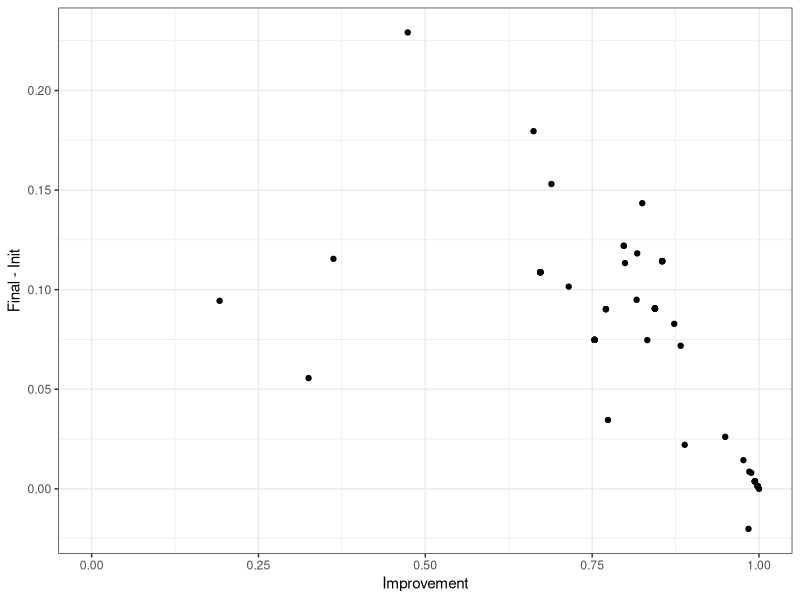

The R source for this figure:
## ---- chunk 1
library(knitr)
opts_chunk$set(
  fig.pos = "!h", out.extra = "", warning = F, message = F,
  fig.align = "center", echo = F
)
libs <- c("here", "dplyr", "ggplot2", "tidyr", "stringr", "readr", "cowplot",
          "mclust", "RColorBrewer", "purrr", "Dune", "pracma", "purrr",
          "DailyHRB", "patchwork")
suppressMessages(
  suppressWarnings(sapply(libs, require, character.only = TRUE))
)
rm(libs)
## ---- chunk 2
dfs <- list(
  read.csv(here("Simulations", "Data", "Sizes.csv")) %>%
    select(-X, -Name),
  read.csv(here("Simulations", "Data", "Param.csv")) %>%
  select(-X, -Name),
  read.csv(here("Simulations", "Data", "Ns.csv")) %>%
  select(-X, -Name)
)
dfs <- lapply(dfs, function(df) {
  df <- df %>%
    select(-n_clus) %>%
    filter(level %in% c(0, 100)) %>%
    mutate(level = if_else(level == 0, "Init", "Final")) %>%
    pivot_wider(names_from = "level", values_from  = "Value") %>%
    select(Init, Final)
}) %>%
  bind_rows()

ggplot(dfs, aes(x = Init, y = Final - Init)) +
  geom_point() +
  labs(x = "Improvement") +
  scale_x_continuous(limits = c(0, 1)) +
  theme_bw()
